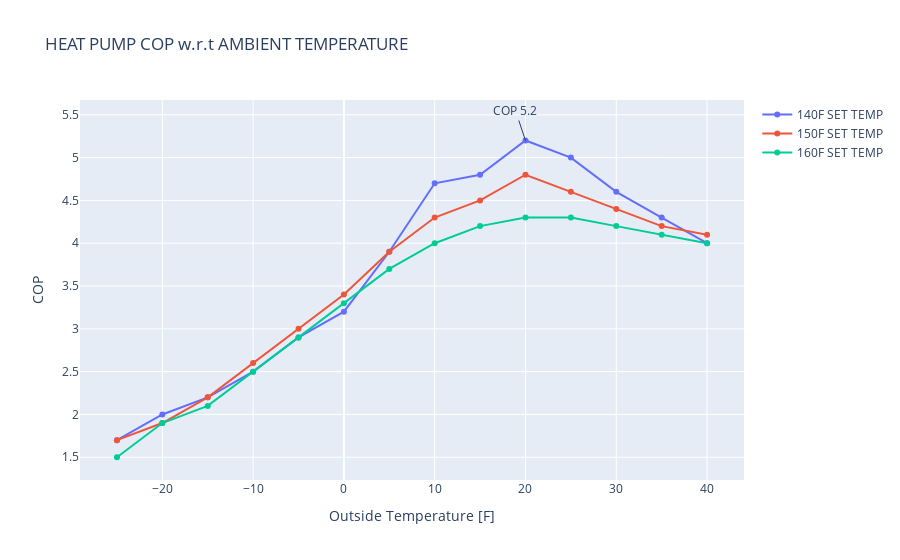

Notebook source saved alongside this figure:
### Code cell
# SANDEN HEAT PUMP CURVE FIT
# CURVE 
# Data taken from SANDEN tests run on their SANCO2 highly efficient heat pumps
T = [-13, -4, 5, 14, 23, 32, 41, 50, 59, 68, 77, 86, 95, 104]
cop_140F = [1.7, 2.0, 2.2, 2.5, 2.9, 3.2, 3.9, 4.7, 4.8, 5.2, 5.0, 4.6, 4.3, 4.0]
cop_150F = [1.7, 1.9, 2.2, 2.6, 3.0, 3.4, 3.9, 4.3, 4.5, 4.8, 4.6, 4.4, 4.2, 4.1]
cop_160F = [1.5, 1.9, 2.1, 2.5, 2.9, 3.3, 3.7, 4.0, 4.2, 4.3, 4.3, 4.2, 4.1, 4.0]

df = pd.DataFrame(list(zip(T, cop_140F, cop_150F, cop_160F)), 
                  columns = ['ambient_F', '140F', '150F', '160F'])

df['ambient_C'] = to_C(df['ambient_F'])

fig = go.Figure()


fig.add_trace(go.Scatter(x = df['ambient_C'].tolist(), y = cop_140F, name = '140F SET TEMP'))
fig.add_trace(go.Scatter(x = df['ambient_C'].tolist(), y = cop_150F, name = '150F SET TEMP'))
fig.add_trace(go.Scatter(x = df['ambient_C'].tolist(), y = cop_160F, name = '160F SET TEMP'))

fig.add_annotation(y=max(cop_140F), x = 20, text = 'COP 5.2')

fig.update_layout(title='HEAT PUMP COP w.r.t AMBIENT TEMPERATURE')
fig.layout.xaxis.title = 'Outside Temperature [F]'
fig.layout.yaxis.title = 'COP'

fig.show()

### Figure 1 — Plotly figure (JSON) as saved in the notebook; plotly's stock layout.template omitted (floating-point values rounded to 4 significant figures)
{"data": [{"name": "140F SET TEMP", "type": "scatter", "x": [-25, -20, -15, -10, -5, 0, 5, 10, 15, 20, 25, 30, 35, 40], "y": [1.7, 2, 2.2, 2.5, 2.9, 3.2, 3.9, 4.7, 4.8, 5.2, 5, 4.6, 4.3, 4]}, {"name": "150F SET TEMP", "type": "scatter", "x": [-25, -20, -15, -10, -5, 0, 5, 10, 15, 20, 25, 30, 35, 40], "y": [1.7, 1.9, 2.2, 2.6, 3, 3.4, 3.9, 4.3, 4.5, 4.8, 4.6, 4.4, 4.2, 4.1]}, {"name": "160F SET TEMP", "type": "scatter", "x": [-25, -20, -15, -10, -5, 0, 5, 10, 15, 20, 25, 30, 35, 40], "y": [1.5, 1.9, 2.1, 2.5, 2.9, 3.3, 3.7, 4, 4.2, 4.3, 4.3, 4.2, 4.1, 4]}], "layout": {"annotations": [{"text": "COP 5.2", "x": 20, "y": 5.2}], "title": {"text": "HEAT PUMP COP w.r.t AMBIENT TEMPERATURE"}, "xaxis": {"title": {"text": "Outside Temperature [F]"}}, "yaxis": {"title": {"text": "COP"}}}}
